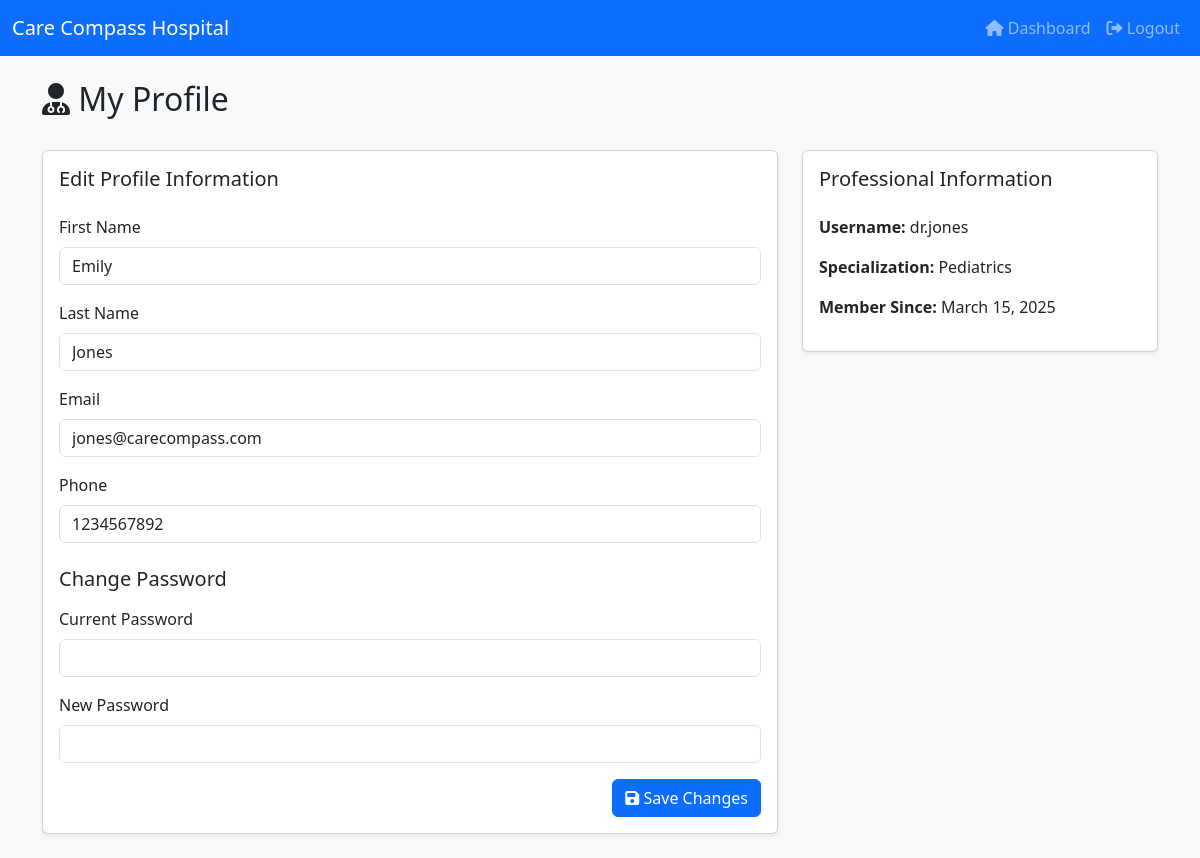
The page /doctor/profile.php (signed in) on the database its author committed.
### tables this page shows
CREATE TABLE users (
                id INTEGER PRIMARY KEY AUTOINCREMENT,
                username TEXT UNIQUE NOT NULL,
                password TEXT NOT NULL,
                email TEXT UNIQUE NOT NULL,
                first_name TEXT NOT NULL,
                last_name TEXT,
                phone TEXT,
                user_type TEXT NOT NULL CHECK(user_type IN ("admin", "doctor", "patient", "staff")),
                specialization TEXT,
                last_login DATETIME,
                created_at DATETIME DEFAULT CURRENT_TIMESTAMP
            , consultation_fee DECIMAL(10,2) DEFAULT 0.00);

### doctor/profile.php (the view, shortened to what this page needs)
<?php
$db = getDBConnection();
$doctor_id = $_SESSION['user_id'];
$stmt = $db->prepare('SELECT * FROM users WHERE id = :id AND user_type = "doctor"');
$stmt->bindValue(':id', $doctor_id, SQLITE3_INTEGER);
$result = $stmt->execute();
$doctor = $result->fetchArray(SQLITE3_ASSOC);
?>
<!DOCTYPE html>
<html>
<head>
    <link href="https://cdn.jsdelivr.net/npm/bootstrap@5.3.0/dist/css/bootstrap.min.css" rel="stylesheet">
    <link href="https://cdnjs.cloudflare.com/ajax/libs/font-awesome/6.0.0/css/all.min.css" rel="stylesheet">
</head>
<body class="bg-light">
    <nav class="navbar navbar-expand-lg navbar-dark bg-primary">
        <div class="container-fluid">
            <a class="navbar-brand" href="dashboard.php">Care Compass Hospital</a>
            <div class="collapse navbar-collapse" id="navbarNav">
                <ul class="navbar-nav ms-auto">
                    <li class="nav-item">
                        <a class="nav-link" href="dashboard.php">
                            <i class="fas fa-home"></i> Dashboard
                        </a>
                    </li>
                    <li class="nav-item">
                        <a class="nav-link" href="../logout.php">
                            <i class="fas fa-sign-out-alt"></i> Logout
                        </a>
                    </li>
                </ul>
            </div>
        </div>
    </nav>
    <div class="container py-4">
        <div class="row mb-4">
            <div class="col">
                <h2><i class="fas fa-user-md"></i> My Profile</h2>
            </div>
        </div>
        <div class="row">
            <div class="col-md-8">
                <div class="card shadow-sm">
                    <div class="card-body">
                        <h5 class="card-title mb-4">Edit Profile Information</h5>
                        <form method="POST" action="">
                            <div class="mb-3">
                                <label class="form-label">First Name</label>
                                <input type="text" class="form-control" name="first_name"
                                       value="<?php echo htmlspecialchars($doctor['first_name']); ?>" required>
                            </div>
                            <div class="mb-3">
                                <label class="form-label">Last Name</label>
                                <input type="text" class="form-control" name="last_name"
                                       value="<?php echo htmlspecialchars($doctor['last_name']); ?>" required>
                            </div>
                            <div class="mb-3">
                                <label class="form-label">Email</label>
                                <input type="email" class="form-control" name="email"
                                       value="<?php echo htmlspecialchars($doctor['email']); ?>" required>
                            </div>
                            <div class="mb-3">
                                <label class="form-label">Phone</label>
                                <input type="tel" class="form-control" name="phone"
                                       value="<?php echo htmlspecialchars($doctor['phone']); ?>">
                            </div>
                            <h5 class="mt-4 mb-3">Change Password</h5>
                            <div class="mb-3">
                                <label class="form-label">Current Password</label>
                                <input type="password" class="form-control" name="current_password">
                            </div>
                            <div class="mb-3">
                                <label class="form-label">New Password</label>
                                <input type="password" class="form-control" name="new_password">
                            </div>
                            <div class="text-end">
                                <button type="submit" class="btn btn-primary">
                                    <i class="fas fa-save"></i> Save Changes
                                </button>
                            </div>
                        </form>
                    </div>
                </div>
            </div>
            <div class="col-md-4">
                <div class="card shadow-sm">
                    <div class="card-body">
                        <h5 class="card-title mb-4">Professional Information</h5>
                        <p><strong>Username:</strong> <?php echo htmlspecialchars($doctor['username']); ?></p>
                        <p><strong>Specialization:</strong> <?php echo htmlspecialchars($doctor['specialization']); ?></p>
                        <p><strong>Member Since:</strong> <?php echo date('F j, Y', strtotime($doctor['created_at'])); ?></p>
                    </div>
                </div>
            </div>
        </div>
    </div>
</body>
</html>

### rows shown on the page
users: first_name "Emily", last_name "Jones", email "jones@carecompass.com", phone "1234567892", username "dr.jones", specialization "Pediatrics", created_at "March 15, 2025"
